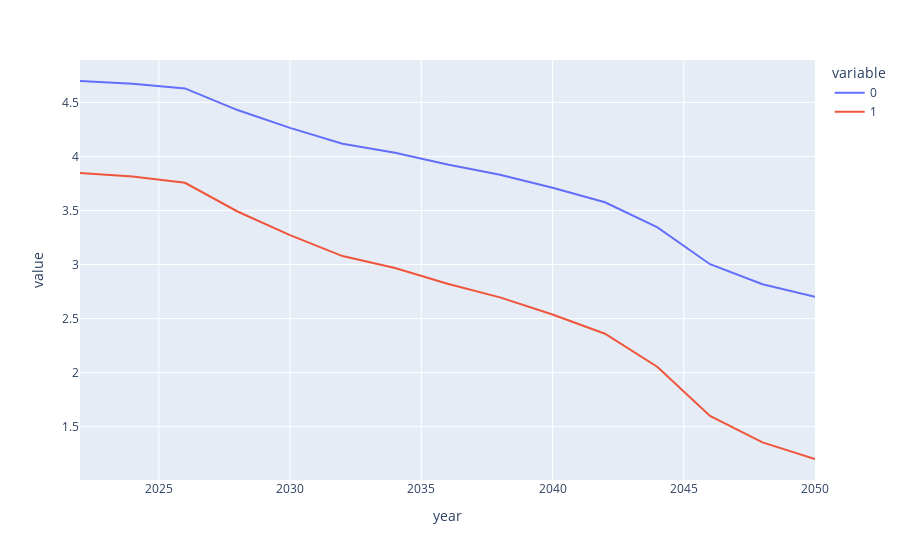

The notebook cell this image was saved under:
### Code cell
total_results.columns = [num for num, line in enumerate(total_results.columns)]

px.line(total_results)

### Figure 1 — Plotly figure (JSON) as saved in the notebook; plotly's stock layout.template omitted (floating-point values rounded to 4 significant figures)
{"data": [{"hovertemplate": "variable=0<br>year=%{x}<br>value=%{y}<extra></extra>", "legendgroup": "0", "line": {"color": "#636efa", "dash": "solid"}, "marker": {"symbol": "circle"}, "mode": "lines", "name": "0", "orientation": "v", "showlegend": true, "type": "scatter", "x": [2022, 2024, 2026, 2028, 2030, 2032, 2034, 2036, 2038, 2040, 2042, 2044, 2046, 2048, 2050], "xaxis": "x", "y": [4.698, 4.674, 4.629, 4.429, 4.264, 4.118, 4.035, 3.925, 3.83, 3.71, 3.576, 3.344, 3.003, 2.818, 2.702], "yaxis": "y"}, {"hovertemplate": "variable=1<br>year=%{x}<br>value=%{y}<extra></extra>", "legendgroup": "1", "line": {"color": "#EF553B", "dash": "solid"}, "marker": {"symbol": "circle"}, "mode": "lines", "name": "1", "orientation": "v", "showlegend": true, "type": "scatter", "x": [2022, 2024, 2026, 2028, 2030, 2032, 2034, 2036, 2038, 2040, 2042, 2044, 2046, 2048, 2050], "xaxis": "x", "y": [3.848, 3.815, 3.756, 3.491, 3.273, 3.078, 2.968, 2.823, 2.697, 2.537, 2.36, 2.052, 1.6, 1.355, 1.201], "yaxis": "y"}], "layout": {"legend": {"title": {"text": "variable"}, "tracegroupgap": 0}, "margin": {"t": 60}, "xaxis": {"anchor": "y", "domain": [0, 1], "title": {"text": "year"}}, "yaxis": {"anchor": "x", "domain": [0, 1], "title": {"text": "value"}}}}
